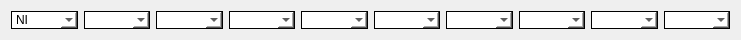
   <widget class="QWidget" name="horizontalLayoutWidget_11">
    <property name="geometry">
     <rect>
      <x>570</x>
      <y>810</y>
      <width>741</width>
      <height>21</height>
     </rect>
    </property>
    <layout class="QHBoxLayout" name="horizontalLayout_11">
     <item>
      <widget class="QComboBox" name="comboBox_105">
       <property name="styleSheet">
        <string notr="true">background-color: rgb(255, 255, 255);
border-style: solid;
border-width: 1px</string>
       </property>
       <item>
        <property name="text">
         <string>NI</string>
        </property>
       </item>
       <item>
        <property name="text">
         <string>H</string>
        </property>
       </item>
       <item>
        <property name="text">
         <string>L</string>
        </property>
       </item>
       <item>
        <property name="text">
         <string>M</string>
        </property>
       </item>
      </widget>
     </item>
     <item>
      <widget class="QComboBox" name="comboBox_106">
       <property name="styleSheet">
        <string notr="true">background-color: rgb(255, 255, 255);
border-style: solid;
border-width: 1px</string>
       </property>
       <item>
        <property name="text">
         <string/>
        </property>
       </item>
       <item>
        <property name="text">
         <string>N</string>
        </property>
       </item>
       <item>
        <property name="text">
         <string>P</string>
        </property>
       </item>
      </widget>
     </item>
     <item>
      <widget class="QComboBox" name="comboBox_107">
       <property name="styleSheet">
        <string notr="true">background-color: rgb(255, 255, 255);
border-style: solid;
border-width: 1px</string>
       </property>
       <item>
        <property name="text">
         <string/>
        </property>
       </item>
       <item>
        <property name="text">
         <string>I</string>
        </property>
       </item>
       <item>
        <property name="text">
         <string>R</string>
        </property>
       </item>
       <item>
        <property name="text">
         <string>S</string>
        </property>
       </item>
      </widget>
     </item>
     <item>
      <widget class="QComboBox" name="comboBox_108">
       <property name="styleSheet">
        <string notr="true">background-color: rgb(255, 255, 255);
border-style: solid;
border-width: 1px</string>
       </property>
       <item>
        <property name="text">
         <string/>
        </property>
       </item>
       <item>
        <property name="text">
         <string>I</string>
        </property>
       </item>
       <item>
        <property name="text">
         <string>R</string>
        </property>
       </item>
       <item>
        <property name="text">
         <string>S</string>
        </property>
       </item>
      </widget>
     </item>
     <item>
      <widget class="QComboBox" name="comboBox_109">
       <property name="styleSheet">
        <string notr="true">background-color: rgb(255, 255, 255);
border-style: solid;
border-width: 1px</string>
       </property>
       <item>
        <property name="text">
         <string/>
        </property>
       </item>
       <item>
        <property name="text">
         <string>I</string>
        </property>
       </item>
       <item>
        <property name="text">
         <string>R</string>
        </property>
       </item>
       <item>
        <property name="text">
         <string>S</string>
        </property>
       </item>
      </widget>
     </item>
     <item>
      <widget class="QComboBox" name="comboBox_110">
       <property name="styleSheet">
        <string notr="true">background-color: rgb(255, 255, 255);
border-style: solid;
border-width: 1px</string>
       </property>
       <item>
        <property name="text">
         <string/>
        </property>
       </item>
       <item>
        <property name="text">
         <string>I</string>
        </property>
       </item>
       <item>
        <property name="text">
         <string>R</string>
        </property>
       </item>
       <item>
        <property name="text">
         <string>S</string>
        </property>
       </item>
      </widget>
     </item>
     <item>
      <widget class="QComboBox" name="comboBox_111">
       <property name="styleSheet">
        <string notr="true">background-color: rgb(255, 255, 255);
border-style: solid;
border-width: 1px</string>
       </property>
       <item>
        <property name="text">
         <string/>
        </property>
       </item>
       <item>
        <property name="text">
         <string>I</string>
        </property>
       </item>
       <item>
        <property name="text">
         <string>R</string>
        </property>
       </item>
       <item>
        <property name="text">
         <string>S</string>
        </property>
       </item>
      </widget>
     </item>
     <item>
      <widget class="QComboBox" name="comboBox_112">
       <property name="styleSheet">
        <string notr="true">background-color: rgb(255, 255, 255);
border-style: solid;
border-width: 1px</string>
       </property>
       <item>
        <property name="text">
         <string/>
        </property>
       </item>
       <item>
        <property name="text">
         <string>I</string>
        </property>
       </item>
       <item>
        <property name="text">
         <string>R</string>
        </property>
       </item>
       <item>
        <property name="text">
         <string>S</string>
        </property>
       </item>
      </widget>
     </item>
     <item>
      <widget class="QComboBox" name="comboBox_113">
       <property name="styleSheet">
        <string notr="true">background-color: rgb(255, 255, 255);
border-style: solid;
border-width: 1px</string>
       </property>
       <item>
        <property name="text">
         <string/>
        </property>
       </item>
       <item>
        <property name="text">
         <string>I</string>
        </property>
       </item>
       <item>
        <property name="text">
         <string>R</string>
        </property>
       </item>
       <item>
        <property name="text">
         <string>S</string>
        </property>
       </item>
      </widget>
     </item>
     <item>
      <widget class="QComboBox" name="comboBox_114">
       <property name="styleSheet">
        <string notr="true">background-color: rgb(255, 255, 255);
border-style: solid;
border-width: 1px</string>
       </property>
       <item>
        <property name="text">
         <string/>
        </property>
       </item>
       <item>
        <property name="text">
         <string>I</string>
        </property>
       </item>
       <item>
        <property name="text">
         <string>R</string>
        </property>
       </item>
       <item>
        <property name="text">
         <string>S</string>
        </property>
       </item>
      </widget>
     </item>
    </layout>
   </widget>
